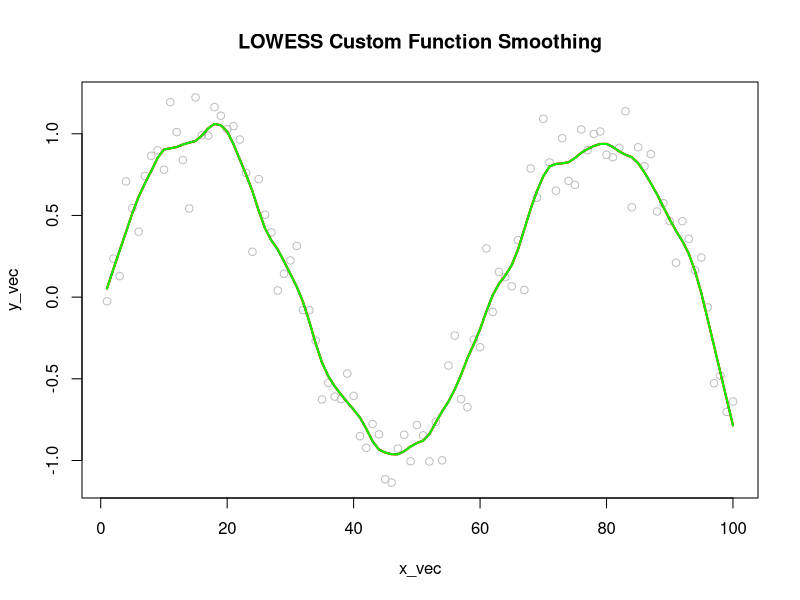
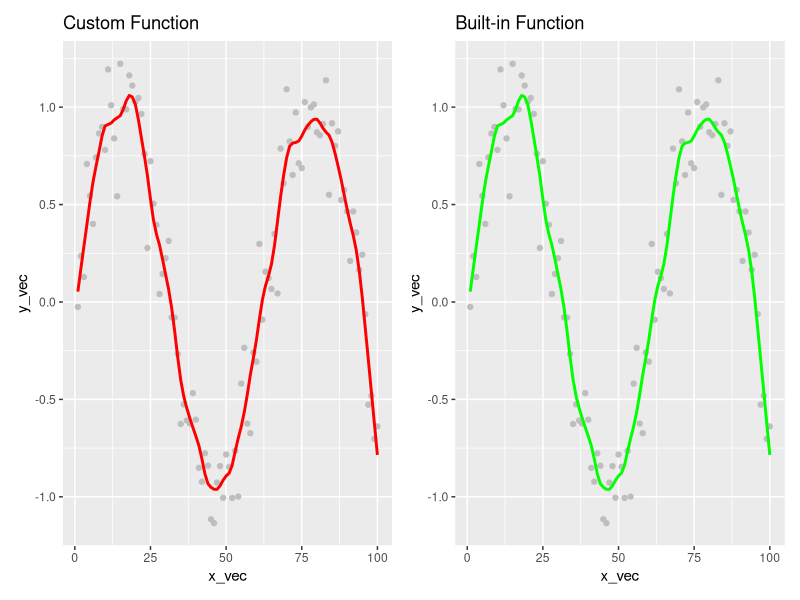

R code for these plots, in order:
library(ggplot2)
install.packages("patchwork")
library(patchwork)

# Prac2: Creating a custom lowess function 
##### 1. Generate Simulated Data #####
set.seed(1) #Set your seed to 1

# Create X as a sequence of numbers from 1 to 100 
x_vec <- numeric(100) #allocate space
for (i in 1:100){
  x_vec[i] <- i
}

e_vec <- rnorm(100, mean = 0, sd = 0.2) #Generates 100 error terms

# Generate Y as a noisy sine wave according to equation
y_vec <- numeric(100) #allocate space
for (i in 1:100){
  
  y_vec[i]<- sin(x_vec[i]/10) + e_vec[i] #equation given
}

##### 2. Implement the LOWESS algorithm #####
customLowess <- function(x, y, f){
  # Data (will attempt just using indexing)
  n <- length(x)
  # Span
  k <- f*n
  
  # Smoothed weights
  returnable <- numeric(n)
  for(i in 1:n){
    # Compute weights
    distances <- abs(x-x[i]) #get distances of neighbours
    neighbours_ordered <- order(distances)[1:k] #stores k closest neighbours (as indexes)
    d_max <- distances[neighbours_ordered[k]] #furthest = last in ordered vector
    weights <- (1-(distances[neighbours_ordered]/d_max)^3)^3 #Tricube
    
    #Weighted Regression
    neighbour_x <- x[neighbours_ordered]
    neighbour_y <- y[neighbours_ordered]
    weight_diag <- diag(weights) #makes a diagonal matrix of the weights
    design_matrix <- cbind(1, neighbour_x)
    beta <- solve(t(design_matrix)%*%weight_diag%*%design_matrix)%*%t(design_matrix)%*%weight_diag%*%neighbour_y
    
    #Smoothed value
    smoothed_y <- beta[1]+beta[2]*x[i]
    returnable[i] <- smoothed_y
  }
  
  return(returnable)
}

smoothed <- numeric(100)
smoothed <- customLowess(x_vec, y_vec, 0.1)

built_in_smooth <- lowess(x_vec, y_vec, 0.1, 0)$y #makes it the smoothed y-values as it returns both x and y by default

#Plotting
plot(x_vec, y_vec, col = "gray", main = "LOWESS Custom Function Smoothing") + lines(x_vec, smoothed, col = "red", lwd = 2)
lines(x_vec, smoothed, col = "red", lwd = 2)
lines(lowess(x_vec, y_vec, 0.1, 0), col ="green", lwd = 2)


##### Plotting for the QMD #####
#Use ggplot2 because we need to learn
?ggplot()
#Plot CUSTOM
custom_plot <- ggplot(data.frame(x_vec = x_vec, y_vec = y_vec, smoothed = smoothed), aes(x = x_vec, y = y_vec)) + geom_point(color = "gray") + geom_line(aes(y = smoothed), color = "red", lwd = 1) + ggtitle("Custom Function")

#Plot BUILT-IN
built_in_plot <- ggplot(data.frame(x_vec = x_vec, y_vec = y_vec, built_in_smooth = built_in_smooth), aes(x = x_vec, y = y_vec)) + geom_point(color = "gray") + geom_line(aes(y = built_in_smooth), color = "green", lwd = 1) + ggtitle("Built-in Function")

# custom_plot
# built_in_plot

custom_plot + built_in_plot

##### Testing work #####
#test_dist <- abs(x_vec - x_vec[2]) #you can make a new vector by subtracting scalar from vector
#ordering <- order(test_dist)[1:5] #orders then only stores the first n values
#dm <- ordering[5]
#weightsof <- (1-(test_dist[ordering]/dm)^3)^3
#print(weightsof)


